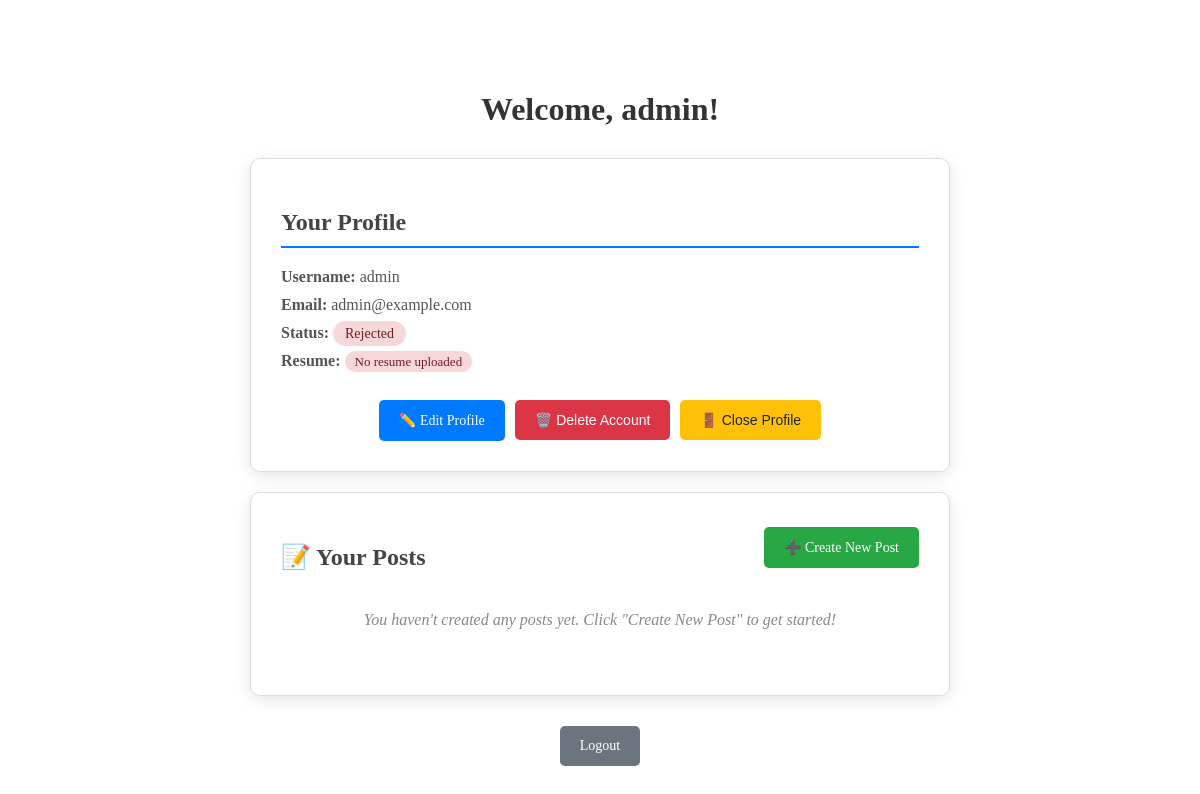
Page /user_dashboard/admin on the committed database.
### models.py (models this page shows, shortened)
class User(db.Model):
    id = db.Column(db.Integer, primary_key=True)
    username = db.Column(db.String(80), unique=True, nullable=False)
    email = db.Column(db.String(120), unique=True, nullable=False)
    password_hash = db.Column(db.String(256), nullable=False)
    resume_filename = db.Column(db.String(255), nullable=True)  # Store resume filename
    status = db.Column(db.String(20), default='rejected')
    posts = db.relationship('Post', backref='author', lazy=True)

### app.py (the view)
@app.route('/user_dashboard')
@app.route('/user_dashboard/<username>')
def user_dashboard(username=None):
    if username:
        user = User.query.filter_by(username=username).first()
        if user:
            posts = Post.query.filter_by(user_id=user.id).all()
            return render_template('user_dashboard.html', user=user, posts=posts)
    return redirect(url_for('login'))

### templates/user_dashboard.html (shortened to what this page needs)
{% extends 'base.html' %}
{% block content %}
<div class="dashboard-container">
    <h1>Welcome, {{ user.username }}!</h1>
    <div class="profile-card">
        <h2>Your Profile</h2>
        <div class="profile-info">
            <p><strong>Username:</strong> {{ user.username }}</p>
            <p><strong>Email:</strong> {{ user.email }}</p>
            <p><strong>Status:</strong> <span class="status-badge {{ user.status }}">{{ user.status }}</span></p>
            <p><strong>Resume:</strong>
                {% if user.resume_filename %}
                <span class="resume-status has-resume">📄 Uploaded</span>
                <a href="{{ url_for('view_resume', user_id=user.id) }}" target="_blank" class="btn-link">View</a> |
                <a href="{{ url_for('download_resume', user_id=user.id) }}" class="btn-link">Download</a>
                {% else %}
                <span class="resume-status no-resume">No resume uploaded</span>
                {% endif %}
            </p>
        </div>
        <div class="profile-actions">
            <a href="{{ url_for('edit_profile', user_id=user.id) }}" class="btn btn-edit">
                ✏️ Edit Profile
            </a>
            <form action="{{ url_for('delete_profile', user_id=user.id) }}" method="POST" style="display: inline;">
                <button type="submit" class="btn btn-delete">🗑️ Delete Account</button>
            </form>
            <form action="{{ url_for('close_profile', user_id=user.id) }}" method="POST" style="display: inline;">
                <button type="submit" class="btn btn-close">🚪 Close Profile</button>
            </form>
        </div>
    </div>
    <div class="posts-card">
        <div class="posts-header">
            <h2>📝 Your Posts</h2>
            <a href="{{ url_for('create_post', user_id=user.id) }}" class="btn btn-create-post">➕ Create New Post</a>
        </div>
        {% if posts %}
        <div class="posts-list">
            <h3>All Your Posts ({{ posts|length }})</h3>
            <div class="posts-table-container">
                <table class="posts-table">
                    <thead>
                        <tr>
                            <th>Title</th>
                            <th>Status</th>
                            <th>Actions</th>
                        </tr>
                    </thead>
                    <tbody>
                        {% for post in posts %}
                        <tr>
                            <td>
                                <a href="{{ url_for('view_post', post_id=post.id) }}">{{ post.title }}</a>
                            </td>
                            <td>
                                <span class="post-status-badge {{ post.status }}">{{ post.status }}</span>
                            </td>
                            <td class="post-actions">
                                <a href="{{ url_for('edit_post', post_id=post.id) }}" class="btn btn-edit-post" title="Edit">✏️</a>
                                {% if post.status == 'active' %}
                                <form action="{{ url_for('close_post', post_id=post.id) }}" method="POST" style="display:inline;">
                                    <button type="submit" class="btn btn-close-post" title="Close Post">🔒</button>
                                </form>
                                {% else %}
                                <form action="{{ url_for('reopen_post', post_id=post.id) }}" method="POST" style="display:inline;">
                                    <button type="submit" class="btn btn-reopen-post" title="Reopen Post">🔓</button>
                                </form>
                                {% endif %}
                                <form action="{{ url_for('delete_post', post_id=post.id) }}" method="POST" style="display:inline;">
                                    <button type="submit" class="btn btn-delete-post" title="Delete Post">🗑️</button>
                                </form>
                            </td>
                        </tr>
                        {% endfor %}
                    </tbody>
                </table>
            </div>
        </div>
        {% else %}
        <p class="no-posts">You haven't created any posts yet. Click "Create New Post" to get started!</p>
        {% endif %}
    </div>
    <div class="logout-section">
        <a href="{{ url_for('home') }}" class="btn btn-logout">Logout</a>
    </div>
</div>
{% endblock %}

### templates/user_dashboard.html (style rules this page uses)
.dashboard-container { max-width: 700px; margin: 50px auto; padding: 20px; }
.dashboard-container h1 { text-align: center; color: #333; margin-bottom: 30px; }
.profile-card, .posts-card { background: white; border: 1px solid #ddd; border-radius: 10px; padding: 30px; box-shadow: 0 4px 15px rgba(0,0,0,0.1); margin-bottom: 20px; }
.profile-card h2, .posts-card h2 { color: #444; border-bottom: 2px solid #007bff; padding-bottom: 10px; margin-bottom: 20px; }
.resume-status { padding: 3px 10px; border-radius: 15px; font-size: 13px; }
.resume-status.no-resume { background-color: #f8d7da; color: #721c24; }
.posts-header { display: flex; justify-content: space-between; align-items: center; flex-wrap: wrap; gap: 15px; margin-bottom: 20px; }
.posts-header h2 { margin-bottom: 0; border-bottom: none; padding-bottom: 0; }
.btn-create-post { background-color: #28a745; color: white; padding: 10px 20px; border-radius: 5px; text-decoration: none; font-size: 14px; transition: all 0.3s ease; }
.profile-info p { font-size: 16px; margin: 10px 0; color: #555; }
.status-badge { padding: 5px 12px; border-radius: 20px; font-size: 14px; text-transform: capitalize; }
.status-badge.rejected { background-color: #f8d7da; color: #721c24; }
.profile-actions { margin-top: 30px; display: flex; gap: 10px; flex-wrap: wrap; justify-content: center; }
.btn { padding: 12px 20px; border: none; border-radius: 5px; cursor: pointer; font-size: 14px; text-decoration: none; display: inline-block; transition: all 0.3s ease; }
.btn-edit { background-color: #007bff; color: white; }
.btn-delete { background-color: #dc3545; color: white; }
.btn-close { background-color: #ffc107; color: #212529; }
.logout-section { text-align: center; margin-top: 30px; }
.btn-logout { background-color: #6c757d; color: white; }
.no-posts { color: #888; text-align: center; font-style: italic; padding: 20px; }

### rows in the picture
User: username "admin", email "admin@example.com", status "Rejected"
